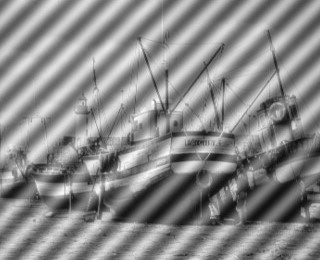
#> input picture Spatial Domain vs Frequency Domain/harbour.jpg, 320 x 260 px
$ python normal_noiseCancel.py
#> lines starting #> are read from the running program, lines starting #| are printed output that depends on the picture; after the words box and inside, x2 and y2 are one past the last pixel; in counts of white or black regions, pixels touching at a corner belong together
import cv2
import numpy as np
import matplotlib.pyplot as plt

# 1. Load grayscale image
img = cv2.imread("harbour.jpg", 0)
#> img is the input picture: shape (260, 320); min 12, max 255, mean 137.6

# 2. Compute 2D FFT and shift zero frequency component to center
ft_img = np.fft.fft2(img)
fshift_img = np.fft.fftshift(ft_img)

# 3. Calculate magnitude spectrum for visualization
magnitude_spectrum_shifted = 20 * np.log(np.abs(fshift_img) + 1)
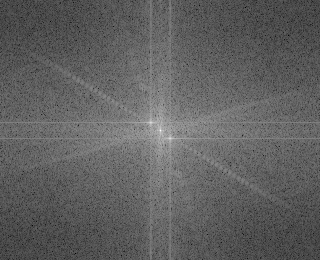
#> magnitude_spectrum_shifted: shape (260, 320) float64; min 27.62, max 325.1, mean 140.2; drawn with min black and max white

# 4. Create mask with ones everywhere except small zeros at specific frequencies
rows, cols = img.shape
#> rows = 260; cols = 320
mask = np.ones((rows, cols), np.uint8)
r = 2  # radius of small circular notch filters

# [7 lines of commented-out code are left out]

start1,end1 = (150,0),(150,rows)
#> start1 = (150, 0); end1 = (150, 260)
start2,end2 = (169,0),(169,rows)
#> start2 = (169, 0); end2 = (169, 260)
start3,end3 = (0,121),(cols,121)
#> start3 = (0, 121); end3 = (320, 121)
start4,end4 = (0,137),(cols,137)
#> start4 = (0, 137)

start5,end5 = (15,170),(132,136)
start6,end6 = (188,122),(317,84)

start7,end7 = (150,122),(20,45)
start8,end8 = (170,136),(296,211)

cv2.line(mask,start1,end1,(0,0,0),r)
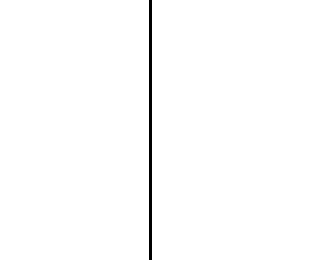
#> mask: shape (260, 320); values 0 (black) and 1 (white), 99.1% white; 1 black region, box (x1, y1, x2, y2) and area: (149, 0, 152, 260) 780
cv2.line(mask,start2,end2,(0,0,0),r)
cv2.line(mask,start3,end3,(0,0,0),r)
cv2.line(mask,start4,end4,(0,0,0),r)
cv2.line(mask,start5,end5,(0,0,0),r)
cv2.line(mask,start6,end6,(0,0,0),r)
cv2.line(mask,start7,end7,(0,0,0),r)
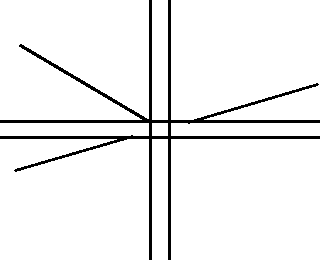
#> mask: shape (260, 320); values 0 (black) and 1 (white), 94.5% white; 1 black region, box (x1, y1, x2, y2) and area: (0, 0, 320, 260) 4616
cv2.line(mask,start7,end7,(0,0,0),r)

# 5. Apply mask to frequency domain (notch filtering)
fshift_and_mask = fshift_img * mask
magnitude_spectrum_masked = 20 * np.log(np.abs(fshift_and_mask) + 1)
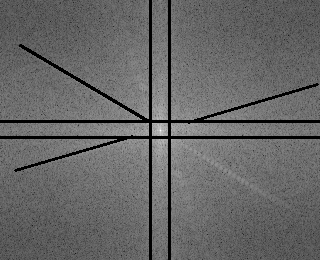
#> magnitude_spectrum_masked: shape (260, 320) float64; min 0, max 325.1, mean 130.8; drawn with min black and max white

# 6. Inverse FFT to reconstruct filtered image
f_ishift = np.fft.ifftshift(fshift_and_mask)
img_back = np.fft.ifft2(f_ishift)
img_back = np.abs(img_back)
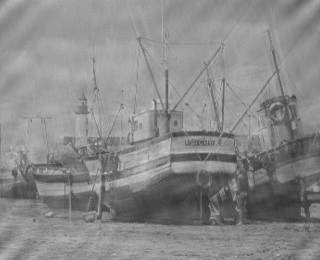
#> img_back: shape (260, 320) float64; min 50.72, max 211.3, mean 137.7
img_back = np.clip(img_back, 0, 255).astype(np.uint8)

# 7. Display images
plt.figure(figsize=(12, 8))

plt.subplot(2, 2, 1)
plt.imshow(img, cmap='gray')
plt.title('Original Image')
plt.axis('off')

plt.subplot(2, 2, 2)
plt.imshow(magnitude_spectrum_shifted, cmap='gray')
plt.title('Magnitude Spectrum')


plt.subplot(2, 2, 3)
plt.imshow(magnitude_spectrum_masked, cmap='gray')
plt.title('Masked Spectrum (Notch Filter)')
plt.axis('off')

plt.subplot(2, 2, 4)
plt.imshow(img_back, cmap='gray')
plt.title('Filtered Image (Inverse FFT)')
plt.axis('off')

plt.tight_layout()
plt.show()
